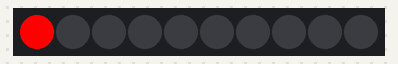
Bench run of a sketch on a simulated ESP8266 (NodeMCU). On the bench: 10 RGB LEDs in strip order, left to right.

Above: at 0.1 s.
At 3.1 s:
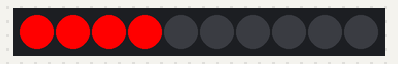
At 7.1 s:
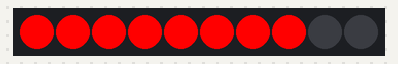
At 15.1 s:
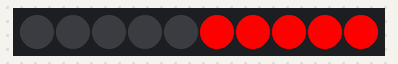
At 23.1 s:
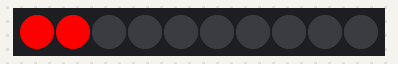
At 31.1 s:
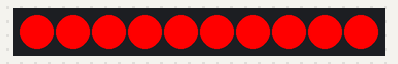

Measured:
- what the display in image 1 shows lasts 1.0 s, from 3.0 s to 4.0 s
- what the display in image 5 shows lasts 2.0 s, from 31.0 s to 33.0 s

The sketch:

sketch_aug06a.ino
```cpp
#include <FastLED.h>

#define NUM_LEDS 10
#define DATA_PIN D2


CRGB leds[NUM_LEDS];


void setup() {
  // put your setup code here, to run once:
FastLED.addLeds<NEOPIXEL, DATA_PIN>(leds, NUM_LEDS);

}

void loop() {
  // put your main code here, to run repeatedly:
int i=0;
while (i<=NUM_LEDS){
    leds[i] = CRGB::Red;
    FastLED.show();
    delay(1000);
    i++;
}

i=0;
while(i<=NUM_LEDS){
    leds[i] = CRGB::Black;
    FastLED.show();
    delay(1000);
    i++;
}

}
```
